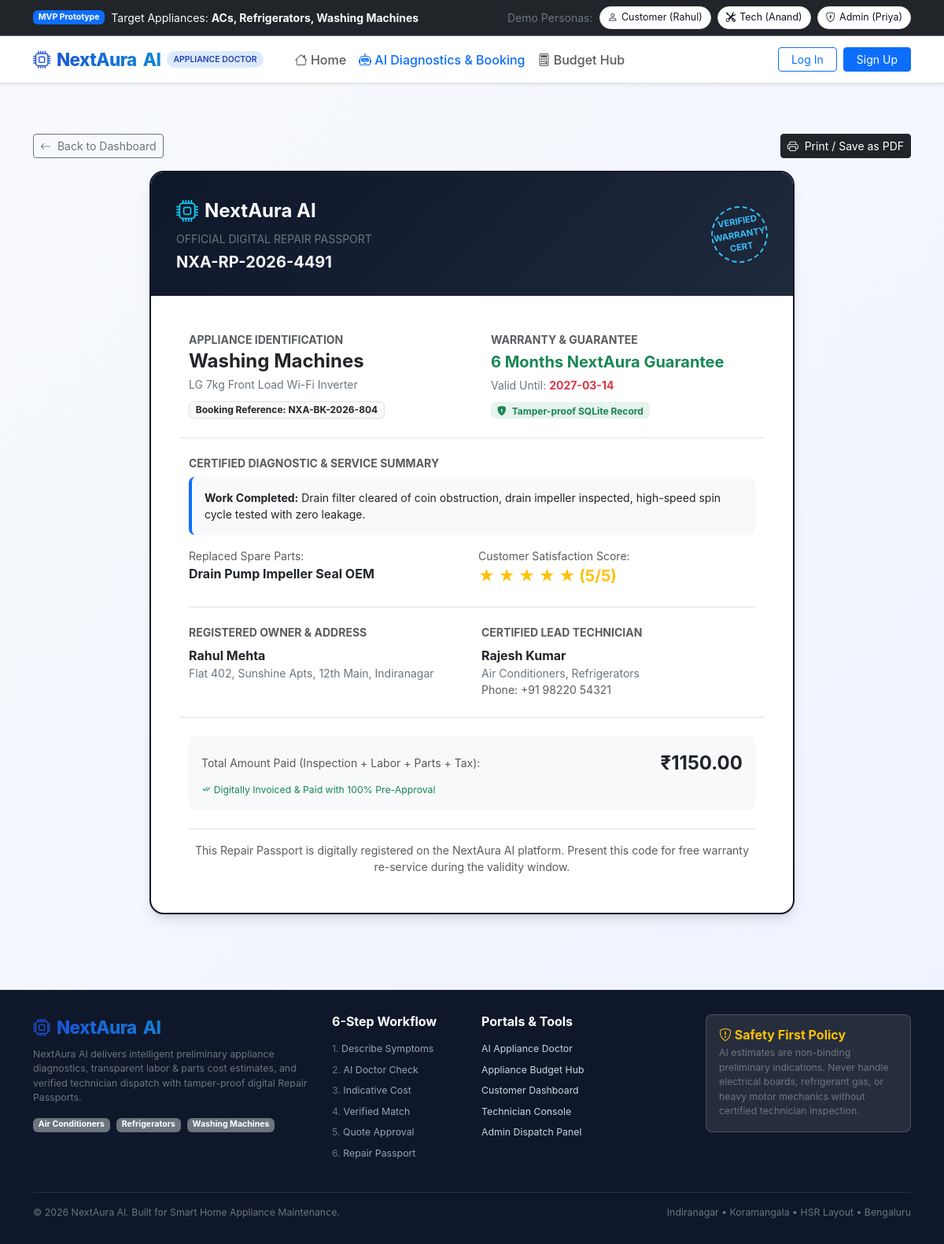
Page /passport/NXA-RP-2026-4491 on the committed database.
### tables this page shows
CREATE TABLE repair_passports (
    id INTEGER PRIMARY KEY AUTOINCREMENT,
    passport_code TEXT UNIQUE NOT NULL, -- e.g. NXA-RP-2026-8712
    booking_id INTEGER UNIQUE NOT NULL,
    customer_id INTEGER NOT NULL,
    technician_id INTEGER NOT NULL,
    appliance_type TEXT NOT NULL,
    brand_model TEXT NOT NULL,
    work_summary TEXT NOT NULL,
    replaced_parts TEXT,
    total_paid REAL NOT NULL,
    warranty_period TEXT NOT NULL,
    warranty_expiry_date TEXT NOT NULL,
    rating INTEGER CHECK(rating BETWEEN 1 AND 5),
    customer_feedback TEXT,
    created_at TIMESTAMP DEFAULT CURRENT_TIMESTAMP,
    FOREIGN KEY(booking_id) REFERENCES bookings(id),
    FOREIGN KEY(customer_id) REFERENCES users(id),
    FOREIGN KEY(technician_id) REFERENCES technicians(id)
);

CREATE TABLE bookings (
    id INTEGER PRIMARY KEY AUTOINCREMENT,
    booking_code TEXT UNIQUE NOT NULL,
    customer_id INTEGER NOT NULL,
    technician_id INTEGER,
    appliance_type TEXT NOT NULL,
    brand_model TEXT NOT NULL,
    issue_category TEXT,
    symptom_description TEXT NOT NULL,
    diagnostic_log_id INTEGER,
    preferred_date TEXT NOT NULL,
    time_slot TEXT NOT NULL,
    service_address TEXT NOT NULL,
    locality TEXT NOT NULL,
    status TEXT NOT NULL DEFAULT 'requested' CHECK(status IN (
        'requested',     -- 1. Describe & Match sent
        'accepted',      -- 2. Tech accepted job
        'declined',      -- Tech declined
        'inspecting',    -- Tech at location
        'quoted',        -- 3. Quotation generated
        'quote_approved',-- 4. Customer approved quote
        'quote_rejected',-- Customer rejected quote
        'in_repair',     -- Tech repairing
        'completed',     -- 5. Finished & Repair Passport issued
        'cancelled'
    )),
    created_at TIMESTAMP DEFAULT CURRENT_TIMESTAMP,
    FOREIGN KEY(customer_id) REFERENCES users(id),
    FOREIGN KEY(technician_id) REFERENCES technicians(id),
    FOREIGN KEY(diagnostic_log_id) REFERENCES diagnostic_logs(id)
);

CREATE TABLE users (
    id INTEGER PRIMARY KEY AUTOINCREMENT,
    email TEXT UNIQUE NOT NULL,
    password_hash TEXT NOT NULL,
    full_name TEXT NOT NULL,
    phone TEXT NOT NULL,
    role TEXT NOT NULL CHECK(role IN ('customer', 'technician', 'admin')),
    address TEXT,
    locality TEXT DEFAULT 'Indiranagar',
    created_at TIMESTAMP DEFAULT CURRENT_TIMESTAMP
);

CREATE TABLE technicians (
    id INTEGER PRIMARY KEY AUTOINCREMENT,
    user_id INTEGER UNIQUE NOT NULL,
    specialties TEXT NOT NULL, -- comma separated e.g. "Air Conditioners, Refrigerators"
    experience_years INTEGER NOT NULL DEFAULT 5,
    rating REAL NOT NULL DEFAULT 4.8,
    reviews_count INTEGER NOT NULL DEFAULT 24,
    jobs_completed INTEGER NOT NULL DEFAULT 89,
    base_inspection_fee REAL NOT NULL DEFAULT 299.00,
    hourly_rate REAL NOT NULL DEFAULT 450.00,
    verified INTEGER NOT NULL DEFAULT 1 CHECK(verified IN (0, 1)),
    latitude REAL NOT NULL DEFAULT 12.9716,
    longitude REAL NOT NULL DEFAULT 77.5946,
    locality TEXT NOT NULL DEFAULT 'Indiranagar',
    bio TEXT,
    FOREIGN KEY(user_id) REFERENCES users(id) ON DELETE CASCADE
);

### app.py (the view)
@app.route("/passport/<passport_code>")
def view_repair_passport(passport_code):
    conn = get_db()
    cursor = conn.cursor()
    cursor.execute("""
        SELECT rp.*,
               u.full_name as tech_name,
               u.phone as tech_phone,
               t.specialties as tech_specialties,
               cu.full_name as customer_name,
               cu.address as customer_address,
               b.booking_code,
               b.symptom_description,
               q.inspection_fee,
               q.labor_cost,
               q.parts_cost,
               q.tax_amount,
               q.parts_breakdown
        FROM repair_passports rp
        JOIN technicians t ON rp.technician_id = t.id
        JOIN users u ON t.user_id = u.id
        JOIN users cu ON rp.customer_id = cu.id
        JOIN bookings b ON rp.booking_id = b.id
        LEFT JOIN quotes q ON b.id = q.booking_id
        WHERE rp.passport_code = ?
    """, (passport_code,))
    passport = cursor.fetchone()
    conn.close()
    if not passport:
        flash("Repair Passport not found.", "warning")
        return redirect(url_for("index"))
    return render_template("repair_passport.html", p=passport)

### app.py (called while the page is built)
@app.context_processor
def inject_user():
    return {
        "current_user": {
            "id": session.get("user_id"),
            "email": session.get("email"),
            "name": session.get("full_name"),
            "role": session.get("role")
        } if "user_id" in session else None,
        "now": datetime.datetime.now()
    }

### database.py (called while the page is built)
def get_db():
    conn = sqlite3.connect(DB_PATH)
    conn.row_factory = sqlite3.Row
    conn.execute("PRAGMA foreign_keys = ON")
    return conn

### templates/repair_passport.html (shortened to what this page needs)
{% extends "base.html" %}
{% block content %}
<div class="container py-5">
  <div class="d-flex justify-content-between align-items-center max-w-820 mx-auto mb-3">
    <a href="{{ url_for('customer_dashboard') }}" class="btn btn-outline-secondary btn-sm">
      <i class="bi bi-arrow-left me-1"></i> Back to Dashboard
    </a>
    <button onclick="window.print()" class="btn btn-dark btn-sm">
      <i class="bi bi-printer me-1"></i> Print / Save as PDF
    </button>
  </div>
  <div class="passport-container">
    <div class="passport-header">
      <div>
        <div class="d-flex align-items-center gap-2 mb-1">
          <i class="bi bi-cpu fs-3 text-info"></i>
          <span class="fs-4 fw-bold">NextAura AI</span>
        </div>
        <div class="small text-secondary text-uppercase tracking-wider">Official Digital Repair Passport</div>
        <div class="fs-5 fw-bold text-light mt-1">{{ p.passport_code }}</div>
      </div>
      <div class="passport-seal">
        <span>Verified<br>Warranty<br>Cert</span>
      </div>
    </div>
    <div class="p-4 p-md-5">
      <div class="row g-4 mb-4 pb-4 border-bottom">
        <div class="col-md-6">
          <h6 class="text-muted small text-uppercase fw-bold mb-1">Appliance Identification</h6>
          <h4 class="fw-bold text-dark mb-1">{{ p.appliance_type }}</h4>
          <p class="text-secondary small mb-2">{{ p.brand_model }}</p>
          <div class="badge bg-light text-dark border">Booking Reference: {{ p.booking_code }}</div>
        </div>
        <div class="col-md-6 border-start-md ps-md-4">
          <h6 class="text-muted small text-uppercase fw-bold mb-1">Warranty & Guarantee</h6>
          <div class="fs-5 fw-bold text-success mb-1">{{ p.warranty_period }}</div>
          <div class="small text-secondary mb-2">Valid Until: <strong class="text-danger">{{ p.warranty_expiry_date }}</strong></div>
          <span class="badge bg-success bg-opacity-10 text-success"><i class="bi bi-shield-lock-fill me-1"></i> Tamper-proof SQLite Record</span>
        </div>
      </div>
      <div class="mb-4 pb-4 border-bottom">
        <h6 class="text-muted small text-uppercase fw-bold mb-2">Certified Diagnostic & Service Summary</h6>
        <div class="p-3 bg-light rounded-3 small text-dark border-start border-4 border-primary mb-3">
          <strong>Work Completed:</strong> {{ p.work_summary }}
        </div>
        <div class="row g-3">
          <div class="col-md-6">
            <span class="text-muted small d-block">Replaced Spare Parts:</span>
            <strong class="text-dark">{{ p.replaced_parts }}</strong>
          </div>
          <div class="col-md-6">
            <span class="text-muted small d-block">Customer Satisfaction Score:</span>
            <span class="text-warning fw-bold fs-5">★ ★ ★ ★ ★ (5/5)</span>
          </div>
        </div>
      </div>
      <div class="row g-4 mb-4 pb-4 border-bottom">
        <div class="col-md-6">
          <h6 class="text-muted small text-uppercase fw-bold mb-2">Registered Owner & Address</h6>
          <div class="fw-bold text-dark">{{ p.customer_name }}</div>
          <div class="small text-secondary">{{ p.customer_address }}</div>
        </div>
        <div class="col-md-6">
          <h6 class="text-muted small text-uppercase fw-bold mb-2">Certified Lead Technician</h6>
          <div class="fw-bold text-dark">{{ p.tech_name }}</div>
          <div class="small text-secondary">{{ p.tech_specialties }}</div>
          <div class="small text-muted">Phone: {{ p.tech_phone }}</div>
        </div>
      </div>
      <div class="p-3 bg-light rounded-3 small">
        <div class="d-flex justify-content-between align-items-center mb-1">
          <span class="text-muted">Total Amount Paid (Inspection + Labor + Parts + Tax):</span>
          <span class="fs-4 fw-bold text-dark">₹{{ "%.2f"|format(p.total_paid) }}</span>
        </div>
        <span class="text-success small"><i class="bi bi-check-all"></i> Digitally Invoiced & Paid with 100% Pre-Approval</span>
      </div>
      <div class="mt-4 pt-3 text-center text-muted small border-top">
        This Repair Passport is digitally registered on the NextAura AI platform. Present this code for free warranty re-service during the validity window.
      </div>
    </div>
  </div>
</div>
{% endblock %}

### static/css/style.css (style rules this page uses)
:root { --primary: #2563eb; --primary-hover: #1d4ed8; --primary-light: #eff6ff; --primary-dark: #1e3a8a; --secondary: #0f172a; --accent: #06b6d4; --accent-light: #ecfeff; --success: #10b981; --success-light: #ecfdf5; --warning: #f59e0b; --warning-light: #fffbeb; --danger: #ef4444; --danger-light: #fef2f2; --card-bg: #ffffff; --bg-gradient: linear-gradient(135deg, #f8fafc 0%, #eef2ff 100%); --text-main: #0f172a; --text-muted: #64748b; --border: #e2e8f0; --shadow-sm: 0 1px 2px 0 rgb(0 0 0 / 0.05); --shadow-md: 0 4px 6px -1px rgb(0 0 0 / 0.1), 0 2px 4px -2px rgb(0 0 0 / 0.1); --shadow-lg: 0 10px 15px -3px rgb(0 0 0 / 0.1), 0 4px 6px -4px rgb(0 0 0 / 0.1); --radius-lg: 16px; --radius-md: 10px; }
body { font-family: -apple-system, BlinkMacSystemFont, "Segoe UI", Roboto, "Helvetica Neue", Arial, sans-serif; color: var(--text-main); background: var(--bg-gradient); min-height: 100vh; margin: 0; display: flex; flex-direction: column; }
.passport-container { background: #ffffff; border-radius: 18px; box-shadow: var(--shadow-lg); border: 2px solid #0f172a; overflow: hidden; max-width: 820px; margin: 0 auto; }
.passport-header { background: linear-gradient(135deg, #0f172a 0%, #1e293b 100%); color: #ffffff; padding: 28px 32px; display: flex; justify-content: space-between; align-items: center; }
.passport-seal { width: 72px; height: 72px; border-radius: 50%; border: 2px dashed #38bdf8; display: flex; align-items: center; justify-content: center; color: #38bdf8; font-size: 0.7rem; font-weight: 700; text-align: center; text-transform: uppercase; transform: rotate(-10deg); }

### rows in the picture
repair_passports: passport_code "NXA-RP-2026-4491", appliance_type "Washing Machines", brand_model "LG 7kg Front Load Wi-Fi Inverter", warranty_period "6 Months NextAura Guarantee", warranty_expiry_date "2027-03-14", work_summary "Drain filter cleared of coin obstruction, drain impeller inspected, high-speed spin cycle tested with zero leakage.", replaced_parts "Drain Pump Impeller Seal OEM", total_paid "1150.00"
bookings: booking_code "NXA-BK-2026-804"
users: customer_name "Rahul Mehta", customer_address "Flat 402, Sunshine Apts, 12th Main, Indiranagar"
users: tech_name "Rajesh Kumar", tech_phone "+91 98220 54321"
technicians: tech_specialties "Air Conditioners, Refrigerators"
